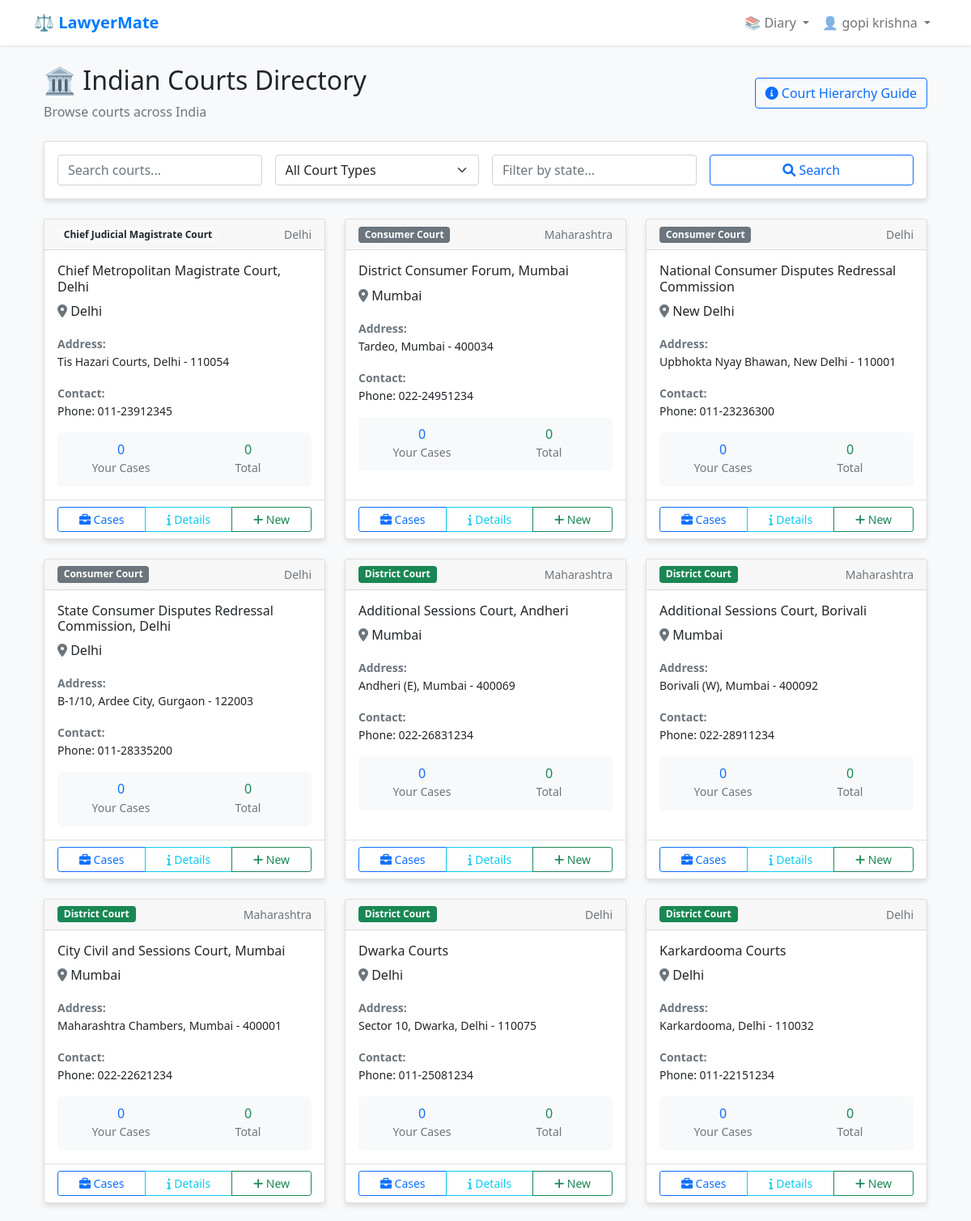
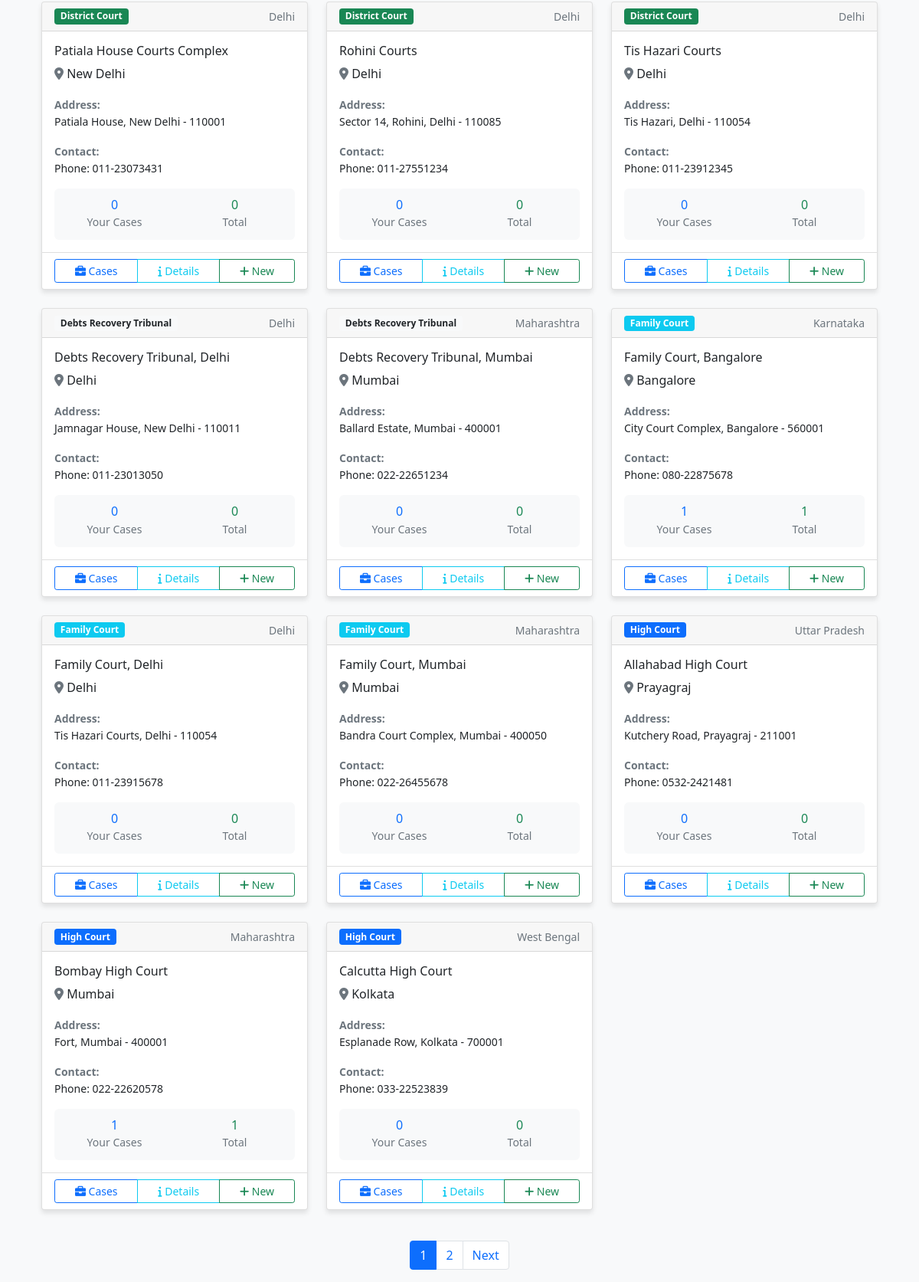
The app's page /diary/courts/ (signed in) with its own data (2 pictures, top to bottom).
### core/models.py (models this page shows, shortened)
class Court(models.Model):
    COURT_TYPES = [
        ('SC', 'Supreme Court of India'),
        ('HC', 'High Court'),
        ('DC', 'District Court'),
        ('SC_MAG', 'Sessions Court'),
        ('MAG', 'Magistrate Court'),
        ('CJM', 'Chief Judicial Magistrate Court'),
        ('JMFC', 'Judicial Magistrate First Class'),
        ('FAMILY', 'Family Court'),
        ('CONSUMER', 'Consumer Court'),
        ('LABOUR', 'Labour Court'),
        ('TRIBUNAL', 'Tribunal'),
        ('DEBTS', 'Debts Recovery Tribunal'),
    ]
    name = models.CharField(max_length=200, help_text="Court Name")
    court_type = models.CharField(max_length=20, choices=COURT_TYPES)
    location = models.CharField(max_length=200, help_text="City/District")
    state = models.CharField(max_length=100)
    address = models.TextField(blank=True)
    contact_info = models.TextField(blank=True, help_text="Phone, Email, etc.")
    created_at = models.DateTimeField(auto_now_add=True)
    class Meta:
        ordering = ['court_type', 'name']

class Case(models.Model):
    CASE_TYPES = [
        ('CIVIL', 'Civil Case'),
        ('CRIMINAL', 'Criminal Case'),
        ('FAMILY', 'Family Dispute'),
        ('PROPERTY', 'Property Dispute'),
        ('LABOUR', 'Labour Dispute'),
        ('CONSUMER', 'Consumer Complaint'),
        ('MATRIMONIAL', 'Matrimonial Case'),
        ('CHEQUE_BOUNCE', 'Cheque Bounce Case'),
        ('ARBITRATION', 'Arbitration'),
        ('WRIT', 'Writ Petition'),
        ('APPEAL', 'Appeal'),
        ('REVISION', 'Revision Petition'),
        ('BAIL', 'Bail Application'),
        ('COMPANY', 'Company Law'),
        ('TAX', 'Tax Matter'),
        ('BANK_RECOVERY', 'Bank Recovery'),
        ('INSURANCE', 'Insurance Claim'),
    ]
    CASE_STATUS = [
        ('ACTIVE', 'Active'),
        ('PENDING', 'Pending'),
        ('ADJOURNED', 'Adjourned'),
        ('JUDGMENT_RESERVED', 'Judgment Reserved'),
        ('WON', 'Won'),
        ('LOST', 'Lost'),
        ('SETTLED', 'Settled'),
        ('WITHDRAWN', 'Withdrawn'),
        ('DISMISSED', 'Dismissed'),
    ]
    PRIORITY_LEVELS = [
        ('LOW', 'Low'),
        ('MEDIUM', 'Medium'),
        ('HIGH', 'High'),
        ('URGENT', 'Urgent'),
    ]
    lawyer = models.ForeignKey(User, on_delete=models.CASCADE, related_name='cases')
    client = models.ForeignKey(Client, on_delete=models.CASCADE, related_name='cases')
    court = models.ForeignKey(Court, on_delete=models.CASCADE, related_name='cases')
    case_number = models.CharField(max_length=50, help_text="Court Case Number")
    case_title = models.CharField(max_length=300, help_text="Short case description")
    case_type = models.CharField(max_length=20, choices=CASE_TYPES)
    filing_date = models.DateField(help_text="Date case was filed")
    status = models.CharField(max_length=20, choices=CASE_STATUS, default='ACTIVE')
    priority = models.CharField(max_length=10, choices=PRIORITY_LEVELS, default='MEDIUM')
    description = models.TextField(help_text="Detailed case description")
    legal_issues = models.TextField(blank=True, help_text="Key legal issues")
    case_value = models.DecimalField(max_digits=15, decimal_places=2, null=True, blank=True)
    fees_charged = models.DecimalField(max_digits=10, decimal_places=2, null=True, blank=True)
    fees_received = models.DecimalField(max_digits=10, decimal_places=2, default=0)
    next_hearing_date = models.DateTimeField(null=True, blank=True)
    limitation_date = models.DateField(null=True, blank=True, help_text="Limitation period expiry")
    created_at = models.DateTimeField(auto_now_add=True)
    updated_at = models.DateTimeField(auto_now=True)
    class Meta:
        ordering = ['-next_hearing_date', '-created_at']
        unique_together = ['lawyer', 'case_number', 'court']

### core/views.py (the view)
# urls.py: path("diary/courts/", views.court_list, name="court_list"),
@login_required
def court_list(request):
    courts_list = Court.objects.all()
    court_type_filter = request.GET.get('court_type', '')
    if court_type_filter:
        courts_list = courts_list.filter(court_type=court_type_filter)
    state_filter = request.GET.get('state', '')
    if state_filter:
        courts_list = courts_list.filter(state__icontains=state_filter)
    search_query = request.GET.get('search', '')
    if search_query:
        courts_list = courts_list.filter(
            Q(name__icontains=search_query) |
            Q(location__icontains=search_query)
        )
    courts_list = courts_list.order_by('court_type', 'name')
    paginator = Paginator(courts_list, 20)
    page_number = request.GET.get('page')
    courts = paginator.get_page(page_number)
    context = {
        'courts': courts,
        'court_type_filter': court_type_filter,
        'state_filter': state_filter,
        'search_query': search_query,
        'court_type_choices': Court.COURT_TYPES,
    }
    return render(request, 'core/diary/court_list.html', context)

### core/templates/core/diary/court_list.html (shortened to what this page needs)
{% extends 'core/base.html' %}
{% block content %}
<div class="container mt-4">
    <div class="d-flex justify-content-between align-items-center mb-4">
        <div>
            <h2>🏛️ Indian Courts Directory</h2>
            <p class="text-muted mb-0">Browse courts across India</p>
        </div>
        <button class="btn btn-outline-primary" data-bs-toggle="modal" data-bs-target="#courtInfoModal">
            <i class="fas fa-info-circle"></i> Court Hierarchy Guide
        </button>
    </div>
    <div class="card mb-4">
        <div class="card-body">
            <form method="get" class="row g-3">
                <div class="col-md-3">
                    <input type="text" name="search" class="form-control" placeholder="Search courts..." value="{{ search_query }}">
                </div>
                <div class="col-md-3">
                    <select name="court_type" class="form-select">
                        <option value="">All Court Types</option>
                    </select>
                </div>
                <div class="col-md-3">
                    <input type="text" name="state" class="form-control" placeholder="Filter by state..." value="{{ state_filter }}">
                </div>
                <div class="col-md-3">
                    <button type="submit" class="btn btn-outline-primary w-100">
                        <i class="fas fa-search"></i> Search
                    </button>
                </div>
            </form>
        </div>
    </div>
    <div class="row">
        {% if courts %}
            {% for court in courts %}
            <div class="col-md-6 col-lg-4 mb-4">
                <div class="card h-100">
                    <div class="card-header d-flex justify-content-between align-items-center">
                        <span class="badge
                            {% if court.court_type == 'SC' %}bg-danger
                            {% elif court.court_type == 'HC' %}bg-primary
                            {% elif court.court_type == 'DC' %}bg-success
                            {% elif court.court_type == 'SC_MAG' %}bg-warning text-dark
                            {% elif court.court_type == 'FAMILY' %}bg-info
                            {% elif court.court_type == 'CONSUMER' %}bg-secondary
                            {% else %}bg-light text-dark
                            {% endif %}">
                            {{ court.get_court_type_display }}
                        </span>
                        <small class="text-muted">{{ court.state }}</small>
                    </div>
                    <div class="card-body">
                        <h6 class="card-title">{{ court.name }}</h6>
                        <p class="card-text">
                            <i class="fas fa-map-marker-alt text-muted"></i>
                            {{ court.location }}
                        </p>
                        {% if court.address %}
                        <div class="mb-2">
                            <small class="text-muted"><strong>Address:</strong></small>
                            <p class="small">{{ court.address }}</p>
                        </div>
                        {% endif %}
                        {% if court.contact_info %}
                        <div class="mb-2">
                            <small class="text-muted"><strong>Contact:</strong></small>
                            <p class="small">{{ court.contact_info }}</p>
                        </div>
                        {% endif %}
                        <div class="court-stats mt-3">
                            <div class="row text-center">
                                <div class="col-6">
                                    <div class="h6 mb-0 text-primary">{{ court.cases.count }}</div>
                                    <small class="text-muted">Your Cases</small>
                                </div>
                                <div class="col-6">
                                    <div class="h6 mb-0 text-success">{{ court.cases.all|length }}</div>
                                    <small class="text-muted">Total</small>
                                </div>
                            </div>
                        </div>
                    </div>
                    <div class="card-footer bg-transparent">
                        <div class="btn-group w-100" role="group">
                            <button class="btn btn-sm btn-outline-primary" title="View Cases" onclick="viewCourtCases('{{ court.id }}')">
                                <i class="fas fa-briefcase"></i> Cases
                            </button>
                            <button class="btn btn-sm btn-outline-info" title="Court Details" onclick="showCourtDetails('{{ court.id }}')">
                                <i class="fas fa-info"></i> Details
                            </button>
                            <a href="{% url 'case_create' %}?court={{ court.id }}" class="btn btn-sm btn-outline-success" title="New Case">
                                <i class="fas fa-plus"></i> New
                            </a>
                        </div>
                    </div>
                </div>
            </div>
            {% endfor %}
            {% if courts.has_other_pages %}
            <div class="col-12">
                <nav aria-label="Courts pagination" class="mt-3">
                    <ul class="pagination justify-content-center">
                        {% for num in courts.paginator.page_range %}
                        {% if courts.number == num %}
                        <li class="page-item active">
                            <span class="page-link">{{ num }}</span>
                        </li>
                        {% elif num > courts.number|add:'-3' and num < courts.number|add:'3' %}
                        <li class="page-item">
                            <a class="page-link" href="?page={{ num }}">
                                {{ num }}
                            </a>
                        </li>
                        {% endif %}
                        {% endfor %}
                        {% if courts.has_next %}
                        <li class="page-item">
                            <a class="page-link" href="?page={{ courts.next_page_number }}">
                                Next
                            </a>
                        </li>
                        {% endif %}
                    </ul>
                </nav>
            </div>
            {% endif %}
        {% endif %}
    </div>
</div>
<link rel="stylesheet" href="https://cdnjs.cloudflare.com/ajax/libs/font-awesome/6.0.0/css/all.min.css">
{% endblock %}

### core/templates/core/base.html (shortened to what this page needs)
<!DOCTYPE html>
<html lang="en">
<head>
    <link href="https://cdn.jsdelivr.net/npm/bootstrap@5.1.3/dist/css/bootstrap.min.css" rel="stylesheet">
</head>
<body>
    <nav class="navbar navbar-expand-lg navbar-light bg-white shadow-sm">
        <div class="container">
            <a class="navbar-brand" href="{% url 'home' %}">⚖️ LawyerMate</a>
            <div class="navbar-nav ms-auto">
                {% if user.is_authenticated %}
                    <div class="nav-item dropdown">
                        <a class="nav-link dropdown-toggle" href="#" id="diaryDropdown" role="button" data-bs-toggle="dropdown">
                            📚 Diary
                        </a>
                    </div>
                    <div class="nav-item dropdown">
                        <a class="nav-link dropdown-toggle" href="#" id="userDropdown" role="button" data-bs-toggle="dropdown">
                            👤 {{ user.username }}
                        </a>
                    </div>
                {% else %}
                    <a class="nav-link" href="{% url 'login' %}">Login</a>
                    <a class="nav-link" href="{% url 'signup' %}">Sign Up</a>
                {% endif %}
            </div>
        </div>
    </nav>
    <div class="container mt-4">
        {% block content %}
        {% endblock %}
    </div>
</body>
</html>

### core/templates/core/base.html (style rules this page uses)
body { background-color: #f8f9fa; }
.navbar-brand { font-weight: bold; color: #007bff !important; }
.card { box-shadow: 0 4px 6px rgba(0, 0, 0, 0.1); }

### core/templates/core/diary/court_list.html (style rules this page uses)
.card { transition: transform 0.2s; }
.court-stats { background-color: #f8f9fa; border-radius: 0.375rem; padding: 0.75rem; }
.badge { font-size: 0.75em; min-width: 50px; }

### records on screen
Court: court_type "Chief Judicial Magistrate Court", state "Delhi", name "Chief Metropolitan Magistrate Court, Delhi", location "Delhi", address "Tis Hazari Courts, Delhi - 110054", contact_info "Phone: 011-23912345", cases.count "0", cases.all|length "0"
Court: court_type "Consumer Court", state "Maharashtra", name "District Consumer Forum, Mumbai", location "Mumbai", address "Tardeo, Mumbai - 400034", contact_info "Phone: 022-24951234", cases.count "0", cases.all|length "0"
Court: court_type "Consumer Court", state "Delhi", name "National Consumer Disputes Redressal Commission", location "New Delhi", address "Upbhokta Nyay Bhawan, New Delhi - 110001", contact_info "Phone: 011-23236300", cases.count "0", cases.all|length "0"
Court: court_type "Consumer Court", state "Delhi", name "State Consumer Disputes Redressal Commission, Delhi", location "Delhi", address "B-1/10, Ardee City, Gurgaon - 122003", contact_info "Phone: 011-28335200", cases.count "0", cases.all|length "0"
Court: court_type "District Court", state "Maharashtra", name "Additional Sessions Court, Andheri", location "Mumbai", address "Andheri (E), Mumbai - 400069", contact_info "Phone: 022-26831234", cases.count "0", cases.all|length "0"
Court: court_type "District Court", state "Maharashtra", name "Additional Sessions Court, Borivali", location "Mumbai", address "Borivali (W), Mumbai - 400092", contact_info "Phone: 022-28911234", cases.count "0", cases.all|length "0"
Court: court_type "District Court", state "Maharashtra", name "City Civil and Sessions Court, Mumbai", location "Mumbai", address "Maharashtra Chambers, Mumbai - 400001", contact_info "Phone: 022-22621234", cases.count "0", cases.all|length "0"
Court: court_type "District Court", state "Delhi", name "Dwarka Courts", location "Delhi", address "Sector 10, Dwarka, Delhi - 110075", contact_info "Phone: 011-25081234", cases.count "0", cases.all|length "0"
Court: court_type "District Court", state "Delhi", name "Karkardooma Courts", location "Delhi", address "Karkardooma, Delhi - 110032", contact_info "Phone: 011-22151234", cases.count "0", cases.all|length "0"
Court: court_type "District Court", state "Delhi", name "Patiala House Courts Complex", location "New Delhi", address "Patiala House, New Delhi - 110001", contact_info "Phone: 011-23073431", cases.count "0", cases.all|length "0"
Court: court_type "District Court", state "Delhi", name "Rohini Courts", location "Delhi", address "Sector 14, Rohini, Delhi - 110085", contact_info "Phone: 011-27551234", cases.count "0", cases.all|length "0"
Court: court_type "District Court", state "Delhi", name "Tis Hazari Courts", location "Delhi", address "Tis Hazari, Delhi - 110054", contact_info "Phone: 011-23912345", cases.count "0", cases.all|length "0"
Court: court_type "Debts Recovery Tribunal", state "Delhi", name "Debts Recovery Tribunal, Delhi", location "Delhi", address "Jamnagar House, New Delhi - 110011", contact_info "Phone: 011-23013050", cases.count "0", cases.all|length "0"
Court: court_type "Debts Recovery Tribunal", state "Maharashtra", name "Debts Recovery Tribunal, Mumbai", location "Mumbai", address "Ballard Estate, Mumbai - 400001", contact_info "Phone: 022-22651234", cases.count "0", cases.all|length "0"
Court: court_type "Family Court", state "Karnataka", name "Family Court, Bangalore", location "Bangalore", address "City Court Complex, Bangalore - 560001", contact_info "Phone: 080-22875678", cases.count "1", cases.all|length "1"
Court: court_type "Family Court", state "Delhi", name "Family Court, Delhi", location "Delhi", address "Tis Hazari Courts, Delhi - 110054", contact_info "Phone: 011-23915678", cases.count "0", cases.all|length "0"
Court: court_type "Family Court", state "Maharashtra", name "Family Court, Mumbai", location "Mumbai", address "Bandra Court Complex, Mumbai - 400050", contact_info "Phone: 022-26455678", cases.count "0", cases.all|length "0"
Court: court_type "High Court", state "Uttar Pradesh", name "Allahabad High Court", location "Prayagraj", address "Kutchery Road, Prayagraj - 211001", contact_info "Phone: 0532-2421481", cases.count "0", cases.all|length "0"
Court: court_type "High Court", state "Maharashtra", name "Bombay High Court", location "Mumbai", address "Fort, Mumbai - 400001", contact_info "Phone: 022-22620578", cases.count "1", cases.all|length "1"
Court: court_type "High Court", state "West Bengal", name "Calcutta High Court", location "Kolkata", address "Esplanade Row, Kolkata - 700001", contact_info "Phone: 033-22523839", cases.count "0", cases.all|length "0"

### other values on screen
{{ user.username }} "gopi krishna"
{{ num }} "1"
{{ num }} "2"
